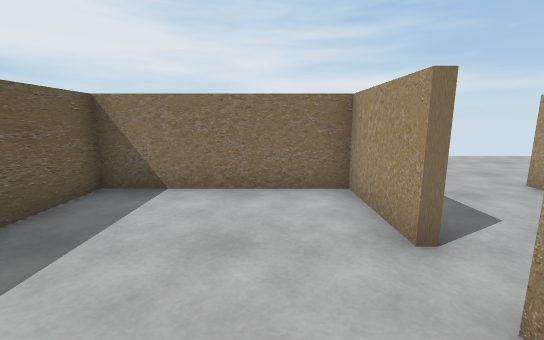
view 1 (above)

12 first-person views from a walk through a 3-D level made in the Unity game engine. The camera is 1.3 m above the floor, tilts 10° down and sees 90° across. The floor is counted in squares, 1 m on a side. Each view is taken from the middle of a square. On the plan, view 1 faces up. The plan holds only what a view shows up to about 13 squares ahead; the rest is blank. The player character is not drawn.

view 2
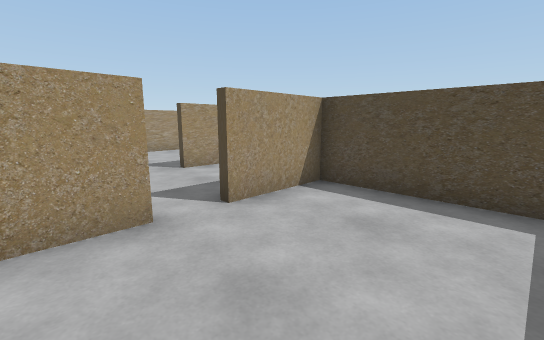

view 3
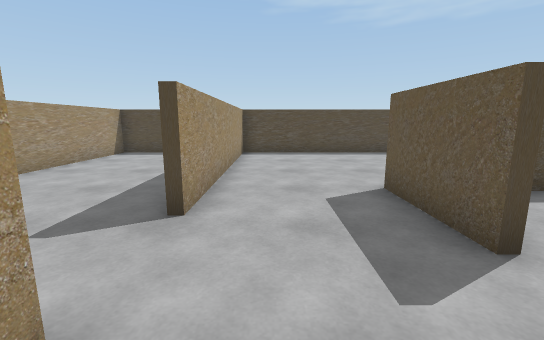

view 4
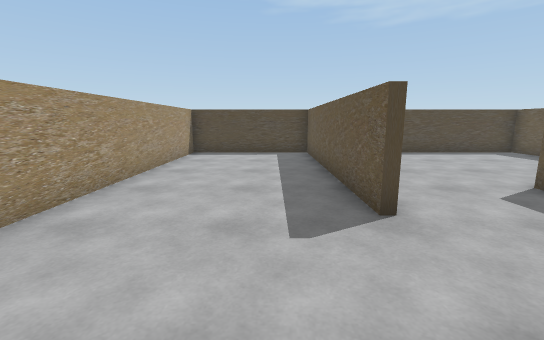

view 5
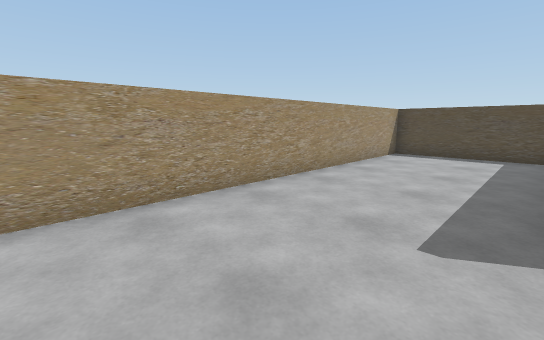

view 6
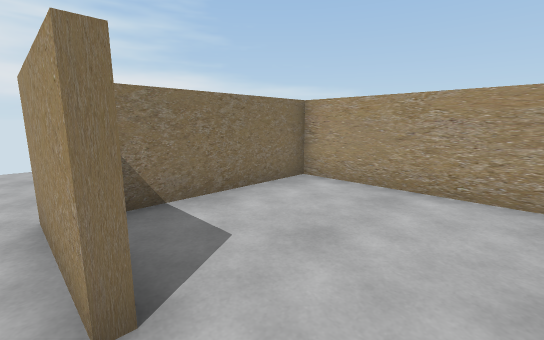

view 7
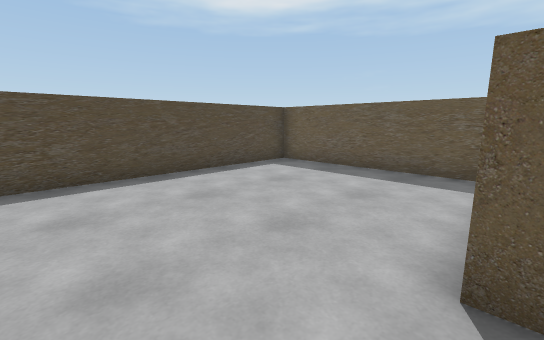

view 8
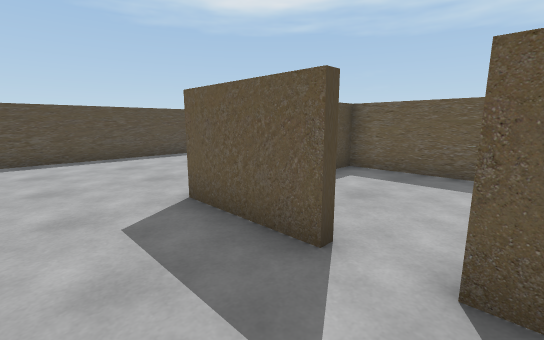

view 9
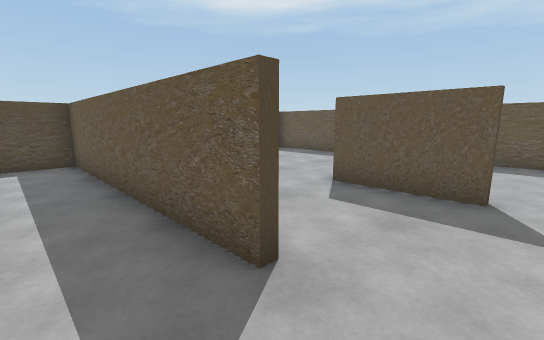

view 10
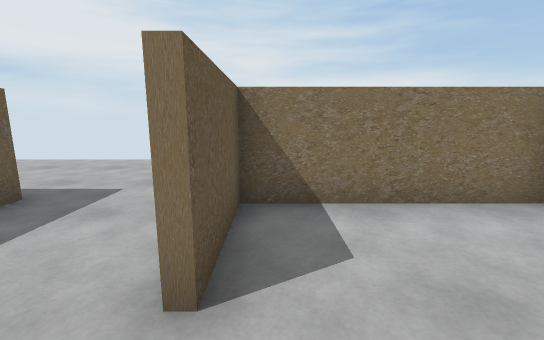

view 11
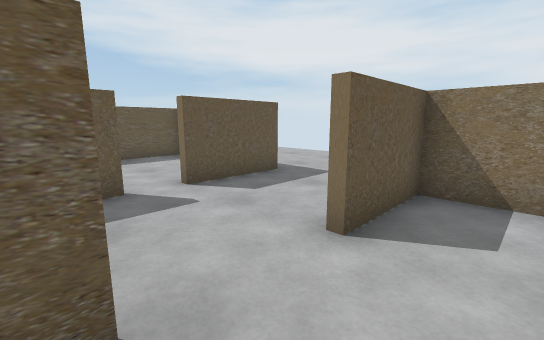

view 12
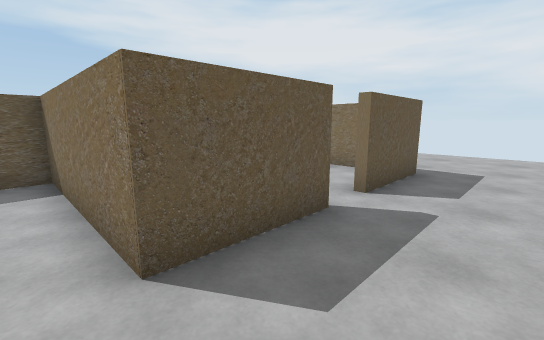

### Floor plan
Points are (right, up) in squares from view 1. A wall is a line through its corners. A room is listed if a view was taken in it or the views show most of it. See-through windows are left out.
Room 1 (views 1, 2)
walls: (1.5, 2.6) (1.5, 5.2) (-3.4, 5.2) (-3.4, -1.1) (1.5, -1.1) (1.5, 1.5)
ways out: opening at (2, 2) to room 2
Room 2 (views 3, 6, 7, 8)
walls: (1.8, 1.5) (1.8, -1.3); (5.2, 2.6) (5.2, 5.5); (1.8, 5.5) (1.8, 2.6); (5.2, -1.6) (5.2, 0.4)
ways out: opening at (2, 2) to room 1; opening at (5, 1.5) to room 3; opening at (3.5, -0.5) to room 4
Room 3 (views 4, 5, 9, 10, 11)
walls: (5.5, 0.4) (5.5, -7.7) (10.4, -7.7) (10.4, 5.2) (5.5, 5.2) (5.5, 2.6)
ways out: opening at (5, 1.5) to room 2
Room 4 (view 12)
walls: (1.8, -1.3) (-3.4, -1.3) (-3.4, -7.8) (5.2, -7.7) (5.2, -1.6)
ways out: opening at (3.5, -0.5) to room 2

Positions as (right, up) in squares from view 1, and headings:
1: (0, 0), facing up
2: (-2, 4), facing down-right
3: (4, 4), facing down
4: (7, 4), facing down
5: (6, 4), facing down-right
6: (5, 1), facing up-right
7: (4, -1), facing down-left
8: (4, 3), facing down-left
9: (7, 2), facing down-left
10: (6, 1), facing up
11: (7, 0), facing up-left
12: (4, -2), facing up-left
